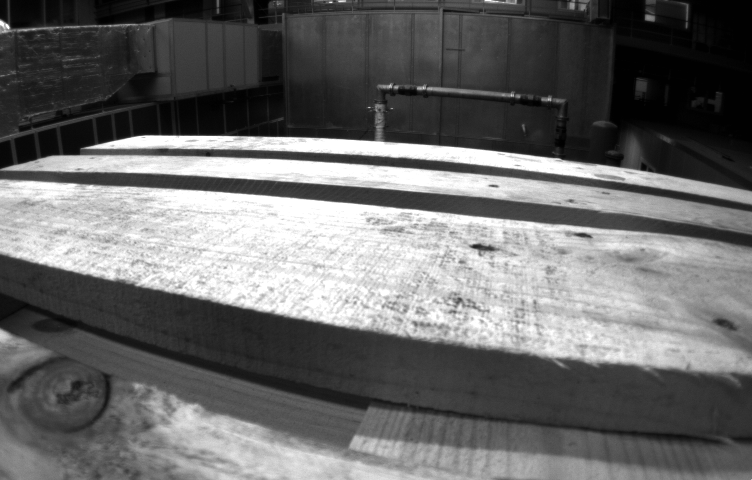
//> input picture data/test.png, 752 x 480 px
$ ./compute_ft_point   (built with g++ and OpenCV 4)
//> lines starting //> are read from the running program, lines starting //| are printed output that depends on the picture; after the words box and inside, x2 and y2 are one past the last pixel; in counts of white or black regions, pixels touching at a corner belong together
#include <opencv2/highgui/highgui.hpp>
#include <opencv2/imgproc/imgproc.hpp>
#include <iostream>
#include <fstream>

using namespace std;
using namespace cv;
int main()
{
    Mat I1;
    Mat I2;
    vector<Point2f> features;
    int maxCout = 50;//定义最大个数
    double minDis = 20;//定义最小距离
    double qLevel = 0.01;//定义质量水平

    std::string file_p =  "../../data/test.png";
    std::ifstream  ifs(file_p);
    if (!ifs.good()) {
        cerr << " file not valid." << std::endl;
        return 1;
    }

    I1 = imread(file_p,0);//读取为灰度图像
//> I1 is the input picture: 480 rows x 752 cols, CV_8UC1; min 1, max 255, mean 107.1
    goodFeaturesToTrack(I1,features,maxCout,qLevel,minDis);
//> features = 50 Points (x, y), first 12: [8, 28], [332, 2], [550, 99], [513, 95], [426, 88], [498, 186], [391, 86], [472, 246], [591, 237], [459, 262], [369, 107], [460, 304]
    for(int i=0;i<features.size();i++)
    {
        //将特征点画一个小圆出来--粗细为2
        circle(I1,features[i],3,Scalar(255),2);
    }
//> this loop made 50 passes
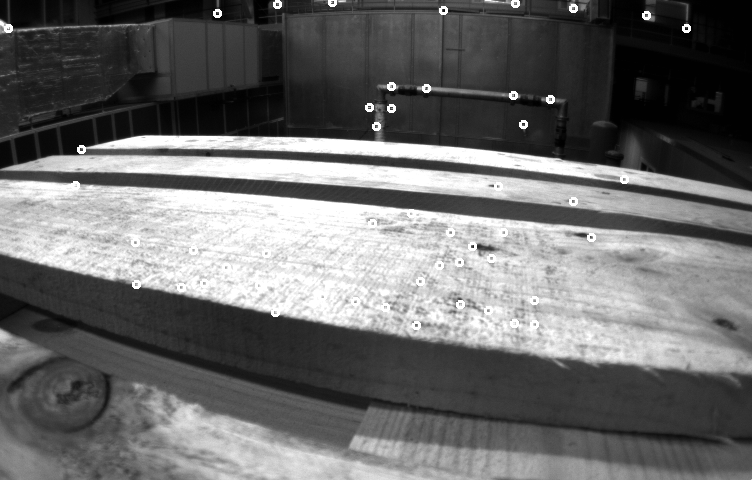
//> I1: 480 rows x 752 cols, CV_8UC1; 0.78% of pixels changed, all inside (x1, y1, x2, y2) = (4, 0, 691, 330)
    for(auto& coor: features) {
        std::cout << "ft uv: " << coor.x << ":" << coor.y << std::endl;
    }
//> this loop made 50 passes
//| ft uv: 8:28
//| ft uv: 332:2
//| ft uv: 550:99
//| ft uv: 513:95
//| ft uv: 426:88
//| ft uv: 498:186
//| ft uv: 391:86
//| ft uv: 472:246
//> (output is shown up to pass 8 of 50)
    imshow("features",I1);
    waitKey(0);
    return 0;
}
